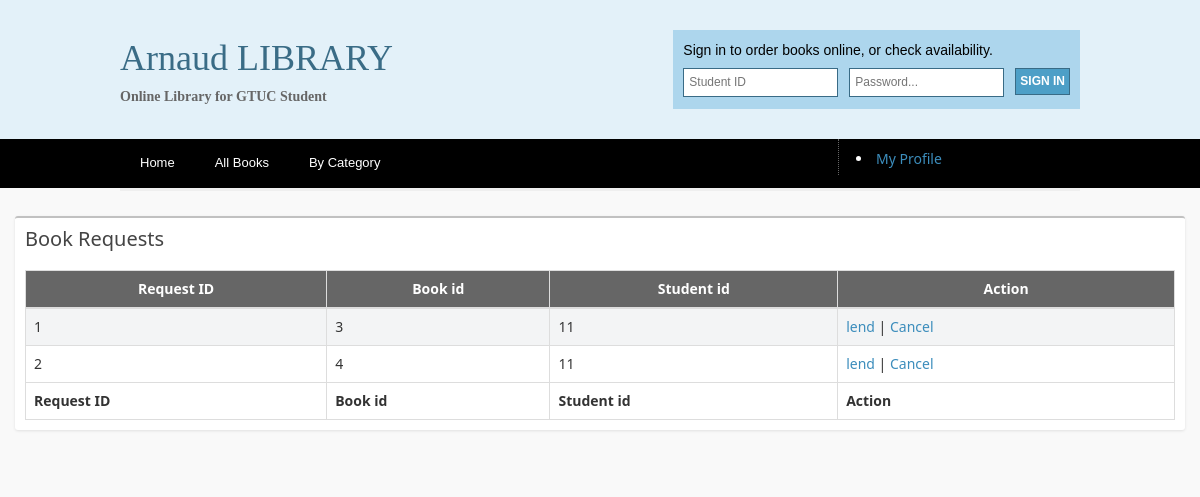
Page /index.php?page=req on the committed database.
### tables this page shows
CREATE TABLE `request` (
`request_id` int(5) NOT NULL,
  `student_ID` int(5) NOT NULL,
  `book_id` int(5) NOT NULL
);

### req.php (the view, shortened to what this page needs)
<head>
    <link href="styles/bootstrap.min.css" rel="stylesheet" type="text/css" />
    <link href="styles/font-awesome.min.css" rel="stylesheet" type="text/css" />
    <link href="styles/css/datatables/dataTables.bootstrap.css" rel="stylesheet" type="text/css" />
    <link href="styles/css/AdminLTE.css" rel="stylesheet" type="text/css" />
      </head>
      <body class="skin-blue">
        <div id="services">
            <center><h2><font color='blue' size='5'><p id='request'></p></font></center>
        </div>
        <section class="content">
            <div class="row">
              <div class="col-xs-12">
                <div class="box">
                  <div class="box-header">
                  <h3 class="box-title">Book Requests</h3>
                </div>
                <?php include('db.php');?>
                <div class="box-body table-responsive">
                  <table id="example1" class="table table-bordered table-striped">
                  <thead>
                  		<tr>
                  			<th>Request ID</th>
                  			<th>Book id</th>
                  			<th>Student id</th>
                  			<th>Action</th>
                  		</tr>
                  	</thead>
                  	<tbody>
                  		<tr>
                  			<?php
                  			$req="select * from request";
                  			$r=mysqli_query($con,$req);
                  			while($rr=mysqli_fetch_assoc($r)){?>
                  			<td><?php echo $rr['request_id'];?></td>
                  			<?php $b=$rr['book_id'];?>
                  			<td><?php echo $rr['book_id'];?></td>
                  			<?php $s=$rr['student_ID'];?>
                  			<td><?php echo $rr['student_ID'];?></td>
                  			<?php
                  			$sqlbk="select * from books where book_id='$b' ";
                  			$resultbk=mysqli_query($con,$sqlbk);
                  			$datab=mysqli_fetch_assoc($resultbk);
                  			$sqlcount="select * from students where student_ID='$s' ";
                  			$resultcount=mysqli_query($con,$sqlcount);
                  			$data=mysqli_fetch_assoc($resultcount);
                  			if($data['books']<3) { ?>
                  			<td><a href="land.php?r=<?php echo $rr['request_id'];?>">lend</a> |<a href="noland.php?r=<?php echo $rr['request_id'];?>"> Cancel</a></td>
                  			<?php }
                  			else if($datab['book_qty']<=0){ ?><td><font color='red'> Book Unvailable </font> |<a href="noland.php?r=<?php echo $rr['request_id'];?>"> Cancel</a></td> <?php }
                  			else {?> <td><font color='red'>limit reached </font> |<a href="noland.php?r=<?php echo $rr['request_id'];?>"> Cancel</a></td><?php }?>
                  		</tr>
                  		<?php } ?>
				 </tbody>
				 <tfoot>
				 	<tr>
				 		<th>Request ID</th>
				 		<th>Book id</th>
				 		<th>Student id</th>
				 		<th>Action</th>
				 	</tr>
				 </tfoot>
			</table>
        </div>
    </div>
</div>
</div>
</section>
</body>

### styles/layout.css (style rules this page uses)
body { margin:0; padding:0; font-size:12px; font-family:verdana, Arial, Helvetica, sans-serif; color:#FFFFFF; background-color:#29313C; }
a { outline:none; text-decoration:none; }
#header, #topbar, #intro, #services, #breadcrumb, #container, #footer, #copyright { position:relative; margin:0 auto 0; display:block; width:960px; }
#services ul, #services p, #services h2, #services img { margin:0; padding:0; list-style:none; }
#services h2 { margin:0 0 5px 0; padding:0 0 3px 0; font-size:14px; font-weight:bold; color:#666666; background-color:#EFEFEF; border-bottom-color:#666666; }

### styles/tables.css (style rules this page uses)
table { width:100%; border-collapse:collapse; table-layout:auto; vertical-align:top; margin-bottom:15px; border:1px solid #CCCCCC; }
table thead th { color:#FFFFFF; background-color:#666666 !important; border:1px solid #CCCCCC; border-collapse:collapse; text-align:center; table-layout:auto; vertical-align:middle; }
table tbody td { vertical-align:top; border-collapse:collapse; border-left:1px solid #CCCCCC; border-right:1px solid #CCCCCC; }
table thead th, table tbody td { padding:5px; border-collapse:collapse; }

### rows in the picture
request: request_id "1", book "3", student_ID "11"
request: request_id "2", book "4", student_ID "11"
